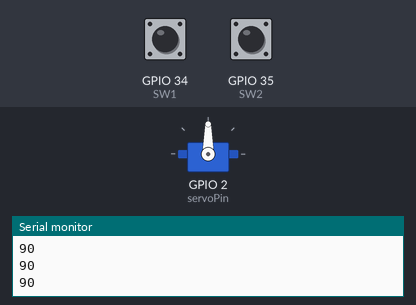
A sketch run on a simulated ESP32. Shown: servo, the last lines printed to the serial monitor. The test bench sets the inputs (shaded band); at power-on: GPIO 34 (SW1) LOW, GPIO 35 (SW2) LOW.

Above: at 1.2 s.
1.3 s: GPIO 34 (SW1) pulled HIGH for 1 s
At 1.75 s:
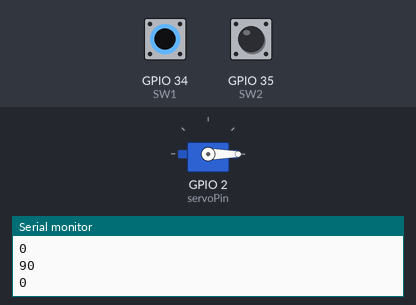
4.3 s: GPIO 35 (SW2) pulled HIGH for 0.15 s
At 4.4 s:
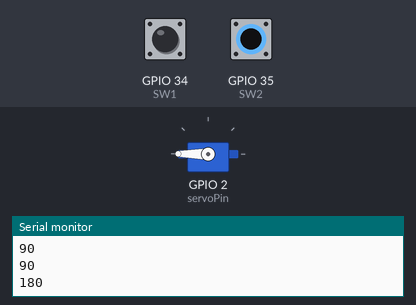
6.0 s: GPIO 35 (SW2) pulled HIGH for 3.2 s
At 10.2 s:
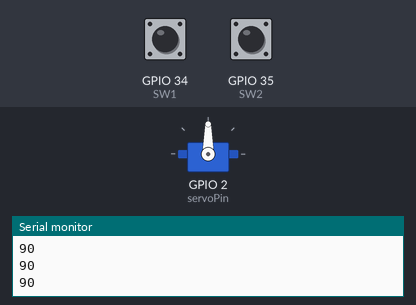
10.7 s: GPIO 34 (SW1) pulled HIGH for 3.2 s
At 10.95 s:
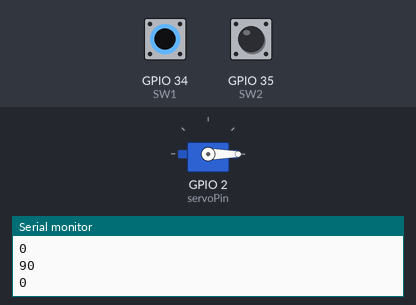
Timing chart, 0 to 15.3 s (numbered marks = the images above; inputs shaded):
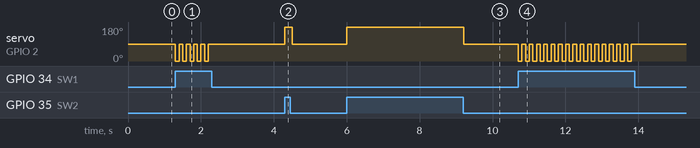

Measured:
- after the input at 1.3 s, servo on GPIO 2 (servoPin): alternates 90° for 0.10 s and 0° for 0.10 s, 10 changes in all, then stays 90°, starting at once
- after the input at 4.3 s, servo on GPIO 2 (servoPin): 90° → 180° at once, → 90° 0.20 s later
- after the input at 6.0 s, servo on GPIO 2 (servoPin): 90° → 180° at once, → 90° 3.2 s later
- after the input at 10.7 s, servo on GPIO 2 (servoPin): alternates 90° for 0.10 s and 0° for 0.10 s, 32 changes in all, then stays 90°, starting at once

The sketch:

11a_-_180_Servo.ino
```cpp
#include <Servo.h>

static const int servoPin = 2;
int SW1 = 34;
int SW2 = 35;
Servo servo1;

void setup() {
    Serial.begin(9600);
    pinMode (SW1, INPUT);
    pinMode (SW2, INPUT);
    servo1.attach(servoPin);
}

void loop() {
  int data1 = digitalRead(SW1);
  int data2 = digitalRead(SW2);
  if (data1 == HIGH){
    servo1.write(0);
    Serial.println("0");
    delay(100);
  }
  if (data2 == HIGH){
    servo1.write(180);
    Serial.println("180");
    delay(100);
  }
  else{
    servo1.write(90);
    Serial.println("90");
    delay(100);
  }


}
```
